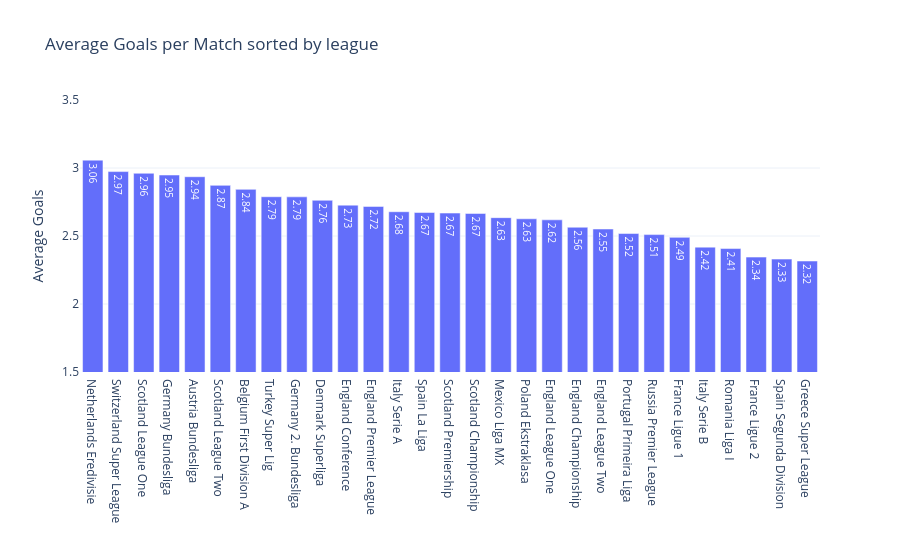

The notebook cell saved with this chart:
### Code cell
fig_q1a = px.bar(
   data_frame=df_q1,
    x='Division',
    y='AvgGoals',
    title="Average Goals per Match sorted by league",
    labels={"Division": " ", "AvgGoals": "Average Goals"},
    text_auto='.2f'  # zeigt Werte direkt auf den Balken an
)

fig_q1a.update_xaxes(categoryorder='total descending')
fig_q1a.update_yaxes(range=[1.5, 3.5])


fig_q1a.show()

### Figure 1 — Plotly figure (JSON) as saved in the notebook; plotly's stock layout.template omitted (floating-point values rounded to 4 significant figures)
{"data": [{"hovertemplate": " =%{x}<br>Average Goals=%{y}<extra></extra>", "legendgroup": "", "marker": {"color": "#636efa", "pattern": {"shape": ""}}, "name": "", "orientation": "v", "showlegend": false, "textposition": "auto", "texttemplate": "%{y:.2f}", "type": "bar", "x": ["Austria Bundesliga", "Belgium First Division A", "Denmark Superliga", "England Championship", "England Conference", "England League One", "England League Two", "England Premier League", "France Ligue 1", "France Ligue 2", "Germany 2. Bundesliga", "Germany Bundesliga", "Greece Super League", "Italy Serie A", "Italy Serie B", "Mexico Liga MX", "Netherlands Eredivisie", "Poland Ekstraklasa", "Portugal Primeira Liga", "Romania Liga I", "Russia Premier League", "Scotland Championship", "Scotland League One", "Scotland League Two", "Scotland Premiership", "Spain La Liga", "Spain Segunda Division", "Switzerland Super League", "Turkey Super Lig"], "xaxis": "x", "y": [2.936, 2.843, 2.763, 2.564, 2.727, 2.619, 2.551, 2.718, 2.49, 2.345, 2.788, 2.948, 2.316, 2.679, 2.418, 2.635, 3.058, 2.627, 2.518, 2.408, 2.51, 2.666, 2.961, 2.872, 2.669, 2.673, 2.33, 2.974, 2.789], "yaxis": "y"}], "layout": {"barmode": "relative", "legend": {"tracegroupgap": 0}, "title": {"text": "Average Goals per Match sorted by league"}, "xaxis": {"anchor": "y", "categoryorder": "total descending", "domain": [0, 1], "title": {"text": " "}}, "yaxis": {"anchor": "x", "domain": [0, 1], "range": [1.5, 3.5], "title": {"text": "Average Goals"}}}}
